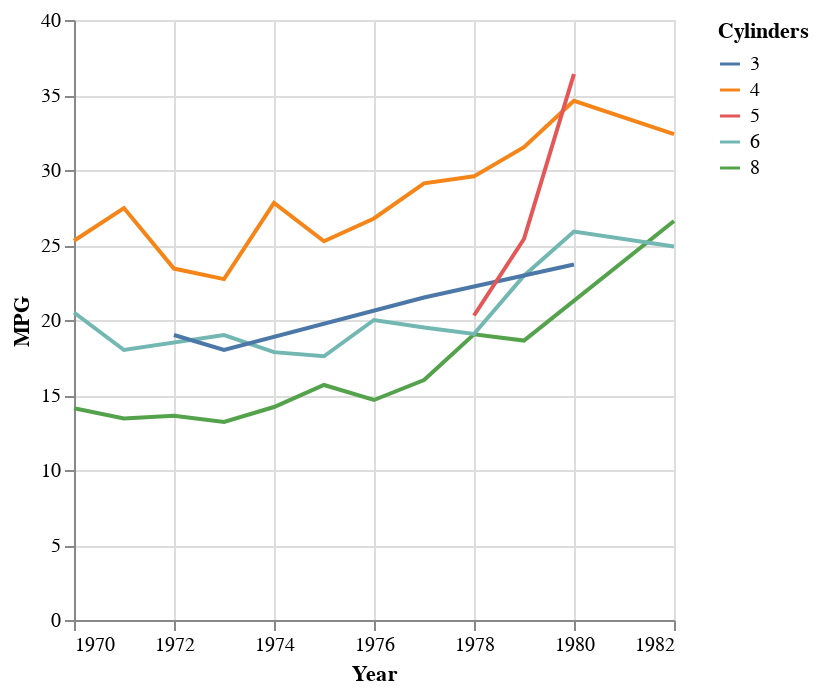

The notebook cell saved with this chart:
### Markdown cell above
Altair support four primitive data types:

<table border="1" class="docutils">
<colgroup>
<col width="16%" />
<col width="19%" />
<col width="65%" />
</colgroup>
<thead valign="bottom">
<tr class="row-odd"><th class="head">Data Type</th>
<th class="head">Shorthand Code</th>
<th class="head">Description</th>
</tr>
</thead>
<tbody valign="top">
<tr class="row-even"><td>quantitative</td>
<td><code class="docutils literal"><span class="pre">Q</span></code></td>
<td>a continuous real-valued quantity</td>
</tr>
<tr class="row-odd"><td>ordinal</td>
<td><code class="docutils literal"><span class="pre">O</span></code></td>
<td>a discrete ordered quantity</td>
</tr>
<tr class="row-even"><td>nominal</td>
<td><code class="docutils literal"><span class="pre">N</span></code></td>
<td>a discrete unordered category</td>
</tr>
<tr class="row-odd"><td>temporal</td>
<td><code class="docutils literal"><span class="pre">T</span></code></td>
<td>a time or date value</td>
</tr>
</tbody>
</table>

By default, Altair will look at each column in your `DataFrame` and try to infer the corresponding data type to use. However, there are certain cases where you will need to specify the data type explicitly:

* To distinguish between ordinal and nominal (they are treated differently visually).
* To get Altair to recognize a date/time that is a string.

Here is example where we are specifying the `Year` column to be a `temporal` and the `Cylinders` a `nominal` (try `ordinal` to see the difference):

### Code cell
alt.Chart(cars).mark_line().encode(
    alt.X('Year', type='temporal', timeUnit='year', title='Year'),
    alt.Y('average(Miles_per_Gallon)', type='quantitative', title='MPG'),
    alt.Color('Cylinders', type='nominal')
)

### Figure 1 — Vega-Lite specification as saved in the notebook (floating-point values rounded to 4 significant figures; data arrays with more than 128 entries replaced by an {"elided": "..."} marker saying what was removed)
{"$schema": "https://vega.github.io/schema/vega-lite/v1.2.1.json", "data": {"values": {"elided": "406 records"}}, "encoding": {"color": {"field": "Cylinders", "type": "nominal"}, "x": {"field": "Year", "timeUnit": "year", "title": "Year", "type": "temporal"}, "y": {"aggregate": "average", "field": "Miles_per_Gallon", "title": "MPG", "type": "quantitative"}}, "mark": "line"}
